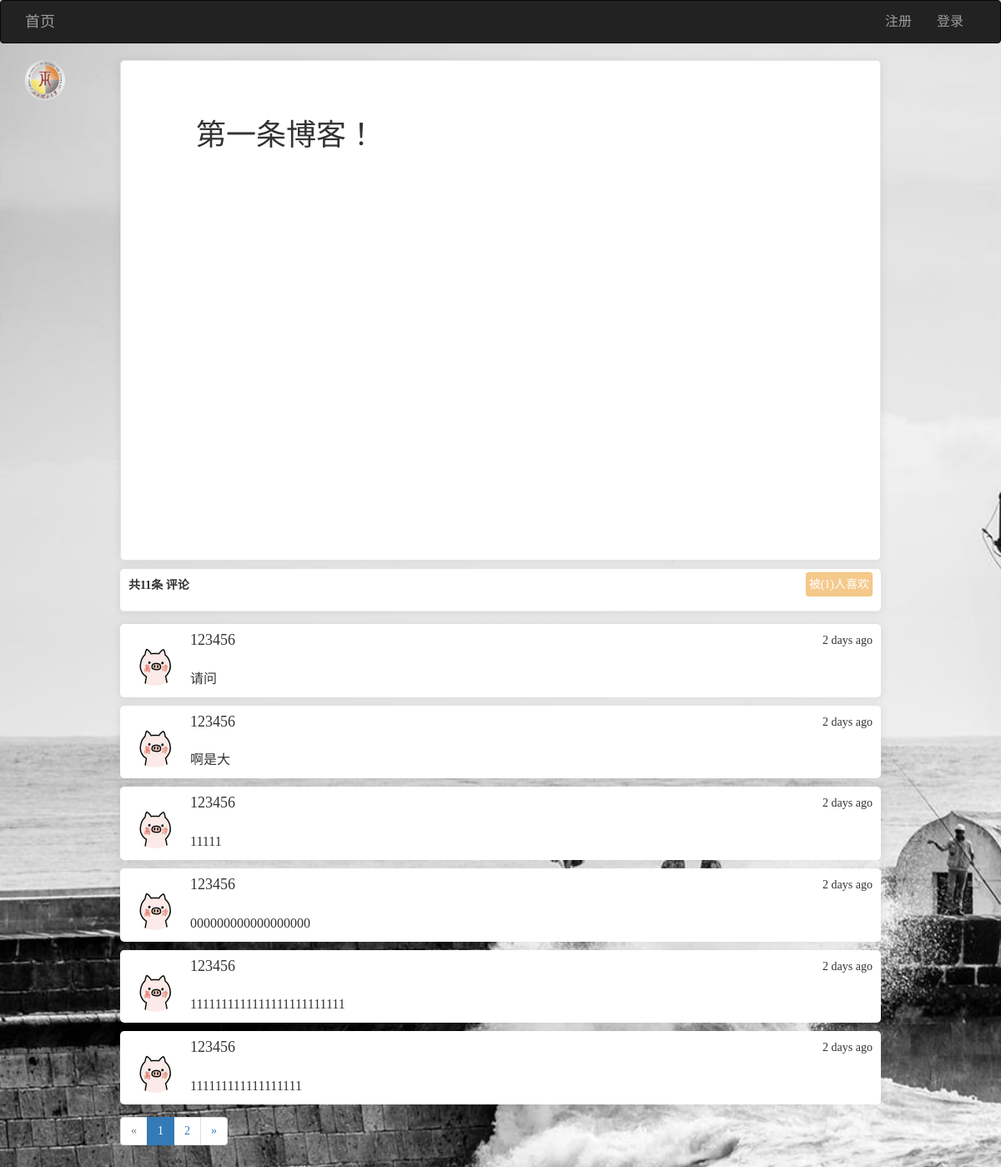
The page /posts/post_show/111/ on the database as committed earlier.
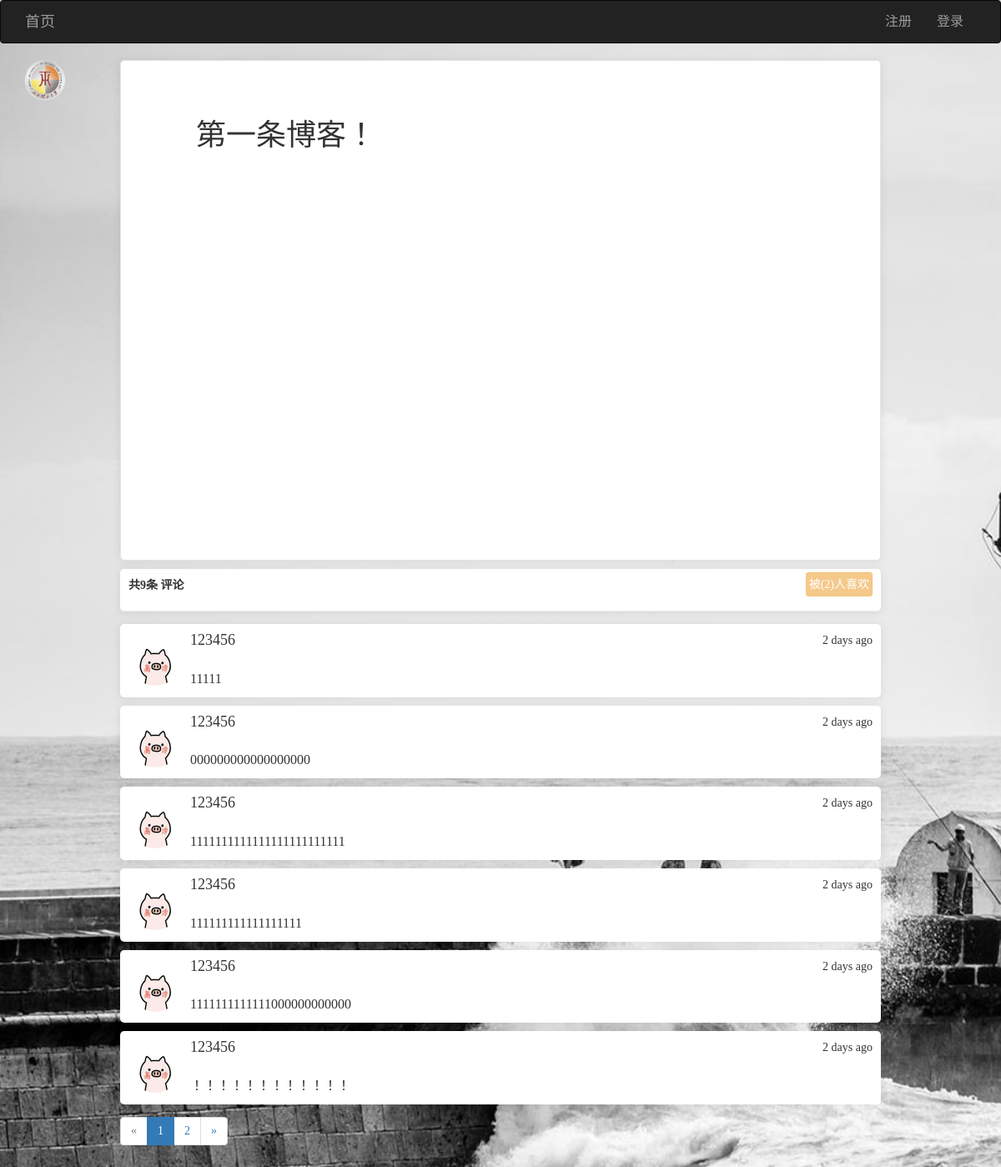
The same page on the database as committed later.
### app/models/users.py (models this page shows, shortened)
class User(UserMixin, db.Model):
    __tablename__ = 'users'
    id = db.Column(db.Integer, primary_key=True)
    username = db.Column(db.String(64), unique=True)
    password_hash = db.Column(db.String(128))
    email = db.Column(db.String(128), unique=True)
    confirmed = db.Column(db.Boolean, default=False)
    icon = db.Column(db.String(64), default='default.jpg')
    name = db.Column(db.String(64))
    location = db.Column(db.String(64))
    about_me = db.Column(db.Text())
    member_since = db.Column(db.DateTime(), default=datetime.utcnow)
    last_seen = db.Column(db.DateTime(), default=datetime.utcnow)
    posts = db.relationship('Posts', backref='user', lazy='dynamic', cascade='all, delete-orphan')
    favorites = db.relationship('Posts', secondary="collections", backref=db.backref('users', lazy='dynamic'), lazy='dynamic')
    comments = db.relationship('Comment', backref='user', lazy='dynamic', cascade='all, delete-orphan')
    @property
    def password(self):
        raise AttributeError('密码不可读')

### app/models/posts.py (models this page shows, shortened)
class Posts(db.Model):
    __tablename__ = 'posts'
    id = db.Column(db.Integer, primary_key=True)
    rid = db.Column(db.Integer, index=True, default=0)
    content = db.Column(db.Text)
    timestamp = db.Column(db.DateTime, default=datetime.utcnow)
    uid = db.Column(db.Integer, db.ForeignKey('users.id', ondelete='CASCADE'))
    comments = db.relationship('Comment', backref='post', lazy='dynamic', cascade='all, delete-orphan')
    body_html = db.Column(db.Text)
    body_text = db.Column(db.Text)

### app/models/comments.py (models this page shows, shortened)
class Comment(db.Model):
    __tablename__ = 'comments'
    id = db.Column(db.Integer, primary_key=True)
    body = db.Column(db.Text)
    body_html = db.Column(db.Text)
    timestamp = db.Column(db.DateTime, index=True, default=datetime.utcnow)
    disabled = db.Column(db.Boolean)
    user_id = db.Column(db.Integer, db.ForeignKey('users.id', ondelete='CASCADE'))
    post_id = db.Column(db.Integer, db.ForeignKey('posts.id', ondelete='CASCADE'))

### app/views/posts.py (the view)
@posts.route('/post_show/<int:id>/', methods=['GET', 'POST'])
def post_show(id):
    post = Posts.query.get_or_404(id)
    form = CommentForm()
    if form.validate_on_submit():
        comment = Comment(body=form.body.data, post=post, user=current_user._get_current_object())
        db.session.add(comment)
        db.session.commit()
        flash('评论成功')
        return redirect(url_for('posts.post_show', id=post.id, page=-1))
    page = request.args.get('page', 1, type=int)  # 用户想查看第几页
    if page == -1:
        page = (post.comments.count() - 1) // 6 + 1
    pagination = post.comments.order_by(Comment.timestamp.asc()).paginate(page, per_page=6, error_out=False)
    comments = pagination.items
    return render_template('posts/post_show.html', post=post, form=form, comments=comments, pagination=pagination, count=post.comments.count(), fav_count=post.rid)

### app/views/user.py (called while the page is built)
@user.before_app_request
def before_request():
    if current_user.is_authenticated:
        current_user.ping()

### app/templates/posts/post_show.html (shortened to what this page needs)
{% extends 'commons/base.html' %}
{% from 'commons/macro.html' import pagination_show %}
{% block styles %}
    {{ super() }}
{% endblock %}
{% block page_content %}
    <img style="width: 48px; height: 48px; border-radius: 50%; float: left;" src="{{ url_for('static', filename='uploads/' + post.user.icon) }}" alt="...">
    <div class="content">
        {% if post.body_html %}
            {{ post.body_html | safe }}
        {% else %}
            {{ post.content }}
        {% endif %}
    </div>
    <div class="content2">
        <form method="post" style="box-shadow: 0 1px 10px 2px rgba(0, 0, 0, .06); border-radius: 5px; padding: 10px; padding-bottom: 15px; border-bottom: 1px solid #eee; background: white">
            {{ form.hidden_tag() }}<b>共{{ count }}条</b>
            {{ form.body.label }}
            {% if current_user.is_authenticated %}
                {% if current_user.username != post.user.username %}
                    <span class="btn btn-warning btn-sm" style="float: right; margin-top: -6px; font-size: 14px; padding: 3px;">
                        <span class="collect" url="{{ url_for('posts.collect', pid=post.id) }}">
                            {% if current_user.is_favorite(post.id) %}
                                取消喜欢
                            {% else %}
                                喜欢
                            {% endif %}
                        </span>
                        (<span class="collect_count">{{ fav_count }}</span>)
                    </span>
                {% else %}
                    <span class="btn btn-warning btn-sm disabled" style="float: right; margin-top: -6px; font-size: 14px; padding: 3px;">被({{ fav_count }})人喜欢</span>
                {% endif %}
            {% else %}
                <span class="btn btn-warning btn-sm disabled" style="float: right; margin-top: -6px; font-size: 14px; padding: 3px;">被({{ fav_count }})人喜欢</span>
            {% endif %}
        </form>
        {% for comment in comments %}
            <div class="media" style="box-shadow: 0 1px 10px 2px rgba(0, 0, 0, .06); border-radius: 5px; padding: 10px; margin-bottom: -5px; background: white">
                <div class="media-left">
                    <a href="{{ url_for('user.user_info', username=comment.user.username) }}" target="_blank">
                        <img class="media-object" style="width: 64px; height: 64px; border-radius: 50%" src="{{ url_for('static', filename='uploads/' + comment.user.icon) }}" alt="...">
                    </a>
                </div>
                <div class="media-body">
                    <div style="float: right">{{ moment(comment.timestamp).fromNow() }}</div>
                    <h4 class="media-heading">{{ comment.user.username }}</h4><br>
                    <span style="max-width: 950px; font-size: 16px">
                        {% if comment.body_html %}
                            {{ comment.body_html | safe }}
                        {% else %}
                            {{ comment.body }}
                        {% endif %}
                    </span>
                </div>
            </div>
        {% endfor %}
        {{ pagination_show(pagination,'posts.post_show',pid=post.id) }}
    </div>
{% endblock %}

### app/templates/commons/base.html (shortened to what this page needs)
{% extends 'bootstrap/base.html' %}
{% import 'bootstrap/wtf.html' as wtf %}
{% block navbar %}
    <nav class="navbar navbar-inverse" style="-webkit-user-select: none; font-size: 16px;">
        <div class="container">
            <div class="navbar-header">
                <a class="navbar-brand" href="{{ url_for('main.index') }}">首页</a>
            </div>
            <div class="collapse navbar-collapse">
                <ul class="nav navbar-nav navbar-right">
                    {% if current_user.is_authenticated %}
                        <li>
                            <a href="{{ url_for('user.index', username=current_user.username) }}">
                                <img style="width: 36px; height: 36px; border-radius: 50%; float: left; margin-top: -8px" src="{{ url_for('static', filename='uploads/' + current_user.icon) }}" alt="...">
                            </a>
                        </li>
                        <li class="dropdown">
                            <a href="#" class="dropdown-toggle" data-toggle="dropdown" role="button" aria-haspopup="true"
                               aria-expanded="false">你好, {{ current_user.username }} <span class="caret"></span></a>
                            <ul class="dropdown-menu">
                                <li><a href="{{ url_for('user.index', username=current_user.username) }}" target="_blank">个人中心</a></li>
                                <li><a href="{{ url_for('user.change_password', username=current_user.username) }}">修改密码</a></li>
                                <li><a href="{{ url_for('user.logout') }}">退出</a></li>
                            </ul>
                        </li>
                    {% else %}
                        <li><a href="{{ url_for('user.register') }}">注册</a></li>
                        <li><a href="{{ url_for('user.login') }}">登录</a></li>
                    {% endif %}
                </ul>
            </div>
        </div>
    </nav>
{% endblock %}
{% block content %}
    <div class="container">
        {% block page_content %}
        {% endblock %}
    </div>
{% endblock %}
{% block styles %}
    {{ super() }}
{% endblock %}

### app/templates/commons/macro.html
{% macro pagination_show(pagination,endpoint,uname,pid) %}
    <nav aria-label="Page navigation">
        <ul class="pagination">
            <li {% if not pagination.has_prev %}class="disabled" {% endif %}>
                <a href="{% if pagination.has_prev %}{{ url_for(endpoint,uname=uname,id=pid,username=uname,page=pagination.prev_num,**kwargs) }}{% else %}javascript:;{% endif %}"
                   aria-label="Previous">
                    <span aria-hidden="true">&laquo</span>
                </a>
            </li>
            {% for p in pagination.iter_pages() %}
                {% if p %}
                    <li {% if pagination.page==p %}class="active">
                            <a href="javascript:;">{{ p }}</a>
                        {% else %}>
                            <a href="{{ url_for(endpoint,uname=uname,id=pid,username=uname,page=p,**kwargs) }}">{{ p }}</a>
                        {% endif %}
                    </li>
                {% else %}
                    <li class="disabled"><a href="javascript:;" style="cursor: default">&hellip;</a></li>
                {% endif %}
            {% endfor %}
            <li {% if not pagination.has_next %}class="disabled" {% endif %}>
                <a href="
                        {% if pagination.has_next %}{{ url_for(endpoint,uname=uname,id=pid,username=uname,page=pagination.next_num,**kwargs) }}{% else %}javascript:;{% endif %}"
                   aria-label="Previous">
                    <span aria-hidden="true">&raquo</span>
                </a>
            </li>
        </ul>
    </nav>
{% endmacro %}

### app/templates/commons/base.html (style rules this page uses)
body { font-family: "田氏宋体旧字形"; -webkit-user-select: none; background-image: url(/images/1214885.jpg); -webkit-background-size: cover; -o-background-size: cover; background-size: cover; z-index: -2; }

### app/templates/posts/post_show.html (style rules this page uses)
.content { width: 80%; min-height: 600px; padding: 50px 90px; word-wrap: break-word; word-break: break-all; border: 1px solid #e5e5e5; box-shadow: 0 1px 10px 2px rgba(0, 0, 0, .06); margin: auto; margin-bottom: 10px; border-radius: 5px; background: white; }
body { -webkit-user-select: auto; }
.content2 { width: 80%; margin: auto; }

Rows that differ between the two databases and show on the page:
removed Comment: icon (picture), timestamp "2 days ago", user.username "123456", body_html "请问"
removed Comment: icon (picture), timestamp "2 days ago", user.username "123456", body_html "啊是大"
now on this page (row unchanged): Comment: icon (picture), timestamp "2 days ago", user.username "123456", body_html "1111111111111000000000000"
now on this page (row unchanged): Comment: icon (picture), timestamp "2 days ago", user.username "123456", body_html "！！！！！！！！！！！！"
Other text that changed with them:
{{ count }}: "11" → "9"
{{ fav_count }}: "1" → "2"
